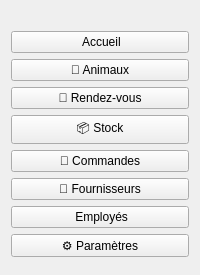
     <widget class="QFrame" name="frame_sidebar">
      <property name="maximumSize">
       <size>
        <width>230</width>
        <height>16777215</height>
       </size>
      </property>
      <layout class="QVBoxLayout" name="layout_sidebar">
       <item>
        <widget class="QLabel" name="label_logo" />
       </item>
       <item>
        <widget class="QPushButton" name="btn_menu_accueil">
         <property name="text">
          <string> Accueil</string>
         </property>
        </widget>
       </item>
       <item>
        <widget class="QPushButton" name="btn_menu_animaux">
         <property name="text">
          <string>🐾 Animaux</string>
         </property>
        </widget>
       </item>
       <item>
        <widget class="QPushButton" name="btn_menu_rdv">
         <property name="text">
          <string>📅 Rendez-vous</string>
         </property>
        </widget>
       </item>
       <item>
        <widget class="QPushButton" name="btn_menu_stock">
         <property name="text">
          <string>📦 Stock</string>
         </property>
        </widget>
       </item>
       <item>
        <widget class="QPushButton" name="btn_menu_commandes">
         <property name="text">
          <string>🛒 Commandes</string>
         </property>
        </widget>
       </item>
       <item>
        <widget class="QPushButton" name="btn_menu_fournisseurs">
         <property name="text">
          <string>🚚 Fournisseurs</string>
         </property>
        </widget>
       </item>
       <item>
        <widget class="QPushButton" name="btn_menu_employes">
         <property name="text">
          <string> Employés</string>
         </property>
        </widget>
       </item>
       <item>
        <widget class="QPushButton" name="btn_menu_parametres">
         <property name="text">
          <string>⚙️ Paramètres</string>
         </property>
        </widget>
       </item>
       <item>
        <spacer name="verticalSpacer">
         <property name="orientation">
          <enum>Qt::Vertical</enum>
         </property>
        </spacer>
       </item>
      </layout>
     </widget>
